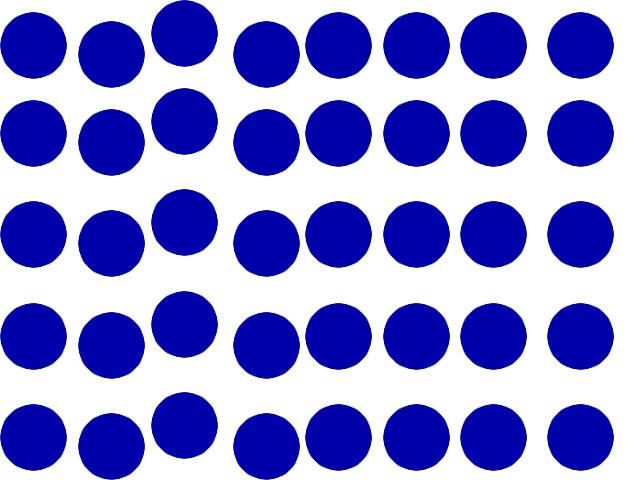
#> input picture circleDetector/seq_test.jpeg, 640 x 480 px, given in place of the camera
$ python circleDetector_Hugh.py
#> lines starting #> are read from the running program, lines starting #| are printed output that depends on the picture
import cv2
import numpy as np
import json
import csv

def firstSort(coordinates):
	return coordinates[1]

def secondSort(coordinates):
	return coordinates[0]

def main():

	cam = cv2.VideoCapture(1, cv2.CAP_DSHOW)
	cam.set(cv2.CAP_PROP_FRAME_WIDTH, 1280)
	cam.set(cv2.CAP_PROP_FRAME_HEIGHT, 720)

	ret, frame = cam.read()
#> frame is the input picture: shape (480, 640, 3); mean B, G, R 214.7, 139.8, 139.8

	frame = frame.astype(np.uint8)


	# Detect circles from an image from the webcam
	#img = cv2.imread('seq_test.jpeg', cv2.IMREAD_COLOR)
	gray = cv2.cvtColor(frame, cv2.COLOR_BGR2GRAY)
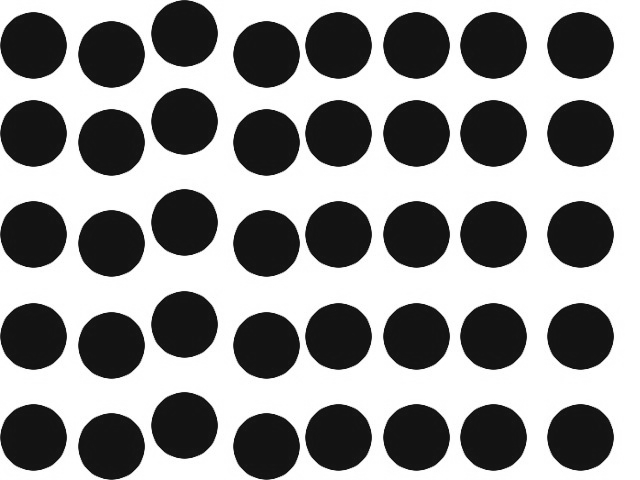
#> gray: shape (480, 640); min 12, max 255, mean 148.3
	blur = cv2.blur(gray, (3, 3))
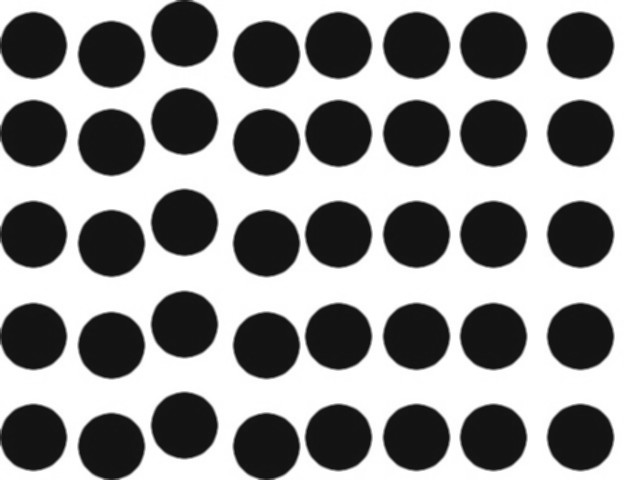
#> blur: shape (480, 640); min 18, max 255, mean 148.2
	circles = cv2.HoughCircles(blur,
					cv2.HOUGH_GRADIENT, 1, 20, param1 = 100,
				param2 = 25, minRadius = 40, maxRadius=50)
#> circles = None

	if circles is not None:
		circles = np.uint16(np.around(circles))
		centerPixelCoordinates = []

	# Draw circles that are detected.
	if circles is not None:

    # Convert the circle parameters a, b and r to integers.
		circles = np.uint16(np.around(circles))

		for pt in circles[0, :]:
			a, b, r = int(pt[0]), int(pt[1]), int(pt[2])

			# Draw the circumference of the circle.
			cv2.circle(frame, (a, b), r, (0, 255, 0), 2)

			# Draw a small circle (of radius 1) to show the center.
			cv2.circle(frame, (a, b), 1, (0, 0, 255), 3)

		cv2.imshow("Detected Circle", frame)
		cv2.waitKey(0)

			# Save x,y coordinates of the center pixel for each circle
		for pt in circles[0, :]:
			centerPixelCoordinates.append([int(pt[0]), int(pt[1])])

		# Make sure exactly 40 circles are found before proceeding
		if len(centerPixelCoordinates) != 40:
			print("Error! " + str(len(centerPixelCoordinates)) + " circles found")
		else:
			# Sort by their y values so we can get all 8 circles on each row
			centerPixelCoordinates.sort(key=firstSort)

			# Separate into 5 rows of 8 corresponding to each row of the sequencer
			coordinatesDict = {
				"hihat": centerPixelCoordinates[0:8],
				"snare": centerPixelCoordinates[8:16],
				"bassDrum": centerPixelCoordinates[16:24],
				"tom": centerPixelCoordinates[24:32],
				"guitar": centerPixelCoordinates[32:40]
			}

			# Sort each row of 8 by their x values to get the correct order
			for key, value in coordinatesDict.items():
				value.sort(key=secondSort)

			# Write the json file
			with open("seq.json", "w") as f:
				json.dump(coordinatesDict, f)

			# Write the CSV file
			with open('seq.csv', 'w') as f:
				writer = csv.writer(f)
				for key, value in coordinatesDict.items():
					for coordinate in value:
						writer.writerow(coordinate)
			print("Success! Find results in seq.json and seq.csv")
	else:
		print("Error! No circles found. Try adjusting Hough Circle parameters.")


if __name__ == "__main__":
    main()
